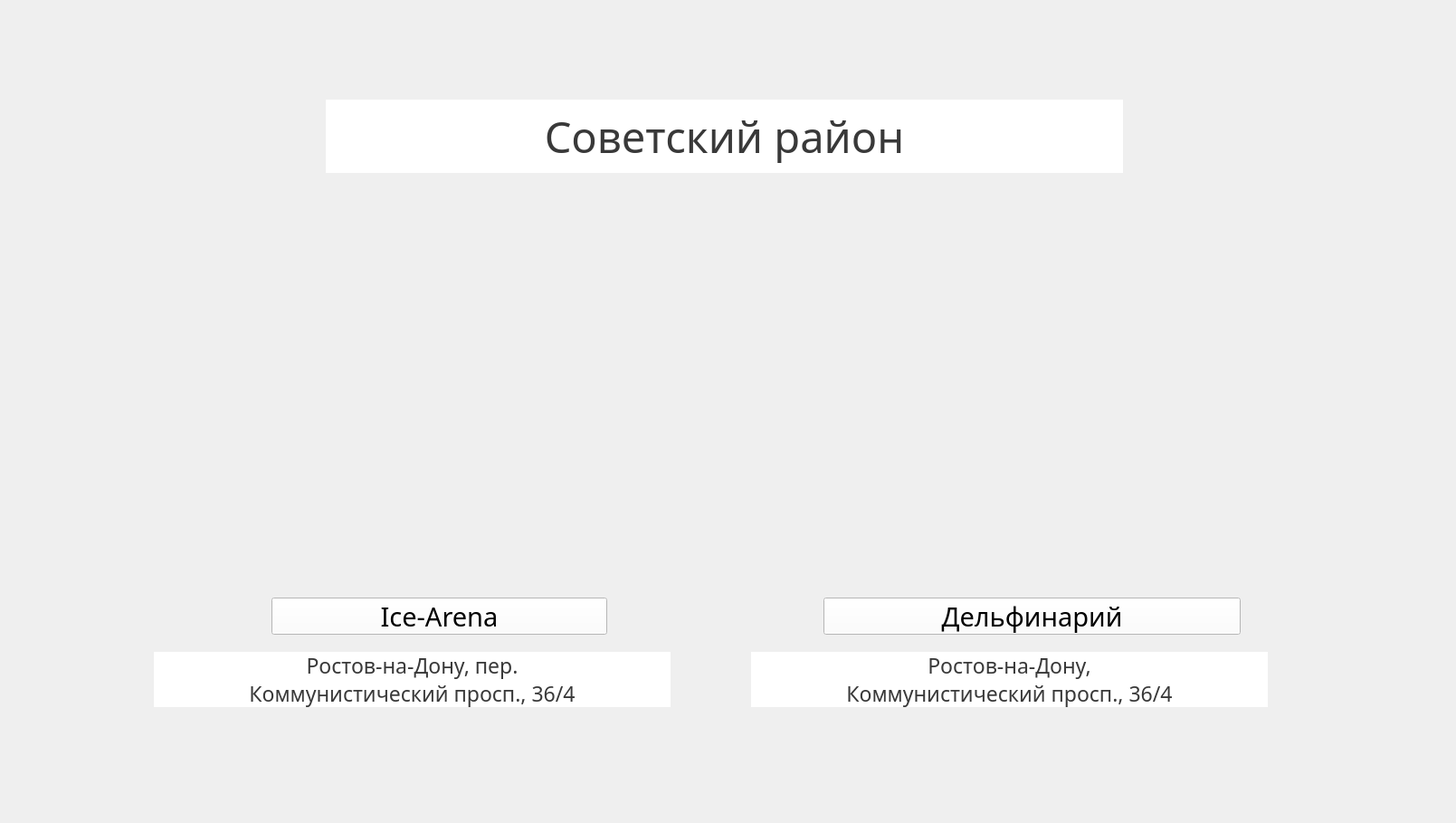
    <widget class="QWidget" name="Soviet_area_Page_24">
     <widget class="QLabel" name="Dolphinarium_photo">
      <property name="geometry">
       <rect>
        <x>826</x>
        <y>265</y>
        <width>620</width>
        <height>333</height>
       </rect>
      </property>
      <property name="text">
       <string/>
      </property>
      <property name="pixmap">
       <pixmap>8.jpg</pixmap>
      </property>
     </widget>
     <widget class="QLabel" name="label_46">
      <property name="geometry">
       <rect>
        <x>170</x>
        <y>720</y>
        <width>571</width>
        <height>61</height>
       </rect>
      </property>
      <property name="font">
       <font>
        <family>Monotype Corsiva</family>
        <pointsize>17</pointsize>
        <weight>50</weight>
        <italic>false</italic>
        <bold>false</bold>
        <underline>false</underline>
        <strikeout>false</strikeout>
       </font>
      </property>
      <property name="styleSheet">
       <string notr="true">background-color: #FFFFFF;
color:rgb(57, 57, 57);</string>
      </property>
      <property name="text">
       <string>Ростов-на-Дону, пер. 
Коммунистический просп., 36/4</string>
      </property>
      <property name="alignment">
       <set>Qt::AlignCenter</set>
      </property>
     </widget>
     <widget class="QPushButton" name="switch_Dolphinarium_pushButton">
      <property name="geometry">
       <rect>
        <x>910</x>
        <y>660</y>
        <width>461</width>
        <height>41</height>
       </rect>
      </property>
      <property name="font">
       <font>
        <family>Monotype Corsiva</family>
        <pointsize>22</pointsize>
       </font>
      </property>
      <property name="styleSheet">
       <string notr="true">background-color:#FFFFFF;</string>
      </property>
      <property name="text">
       <string>Дельфинарий</string>
      </property>
     </widget>
     <widget class="QLabel" name="label_47">
      <property name="geometry">
       <rect>
        <x>360</x>
        <y>110</y>
        <width>881</width>
        <height>81</height>
       </rect>
      </property>
      <property name="font">
       <font>
        <family>Monotype Corsiva</family>
        <pointsize>35</pointsize>
       </font>
      </property>
      <property name="styleSheet">
       <string notr="true">background-color: #FFFFFF;
color:rgb(57, 57, 57);</string>
      </property>
      <property name="text">
       <string>Советский район</string>
      </property>
      <property name="alignment">
       <set>Qt::AlignCenter</set>
      </property>
     </widget>
     <widget class="QPushButton" name="switch_Ice_Arena_pushButton">
      <property name="geometry">
       <rect>
        <x>300</x>
        <y>660</y>
        <width>371</width>
        <height>41</height>
       </rect>
      </property>
      <property name="font">
       <font>
        <family>Monotype Corsiva</family>
        <pointsize>22</pointsize>
       </font>
      </property>
      <property name="styleSheet">
       <string notr="true">background-color:#FFFFFF;</string>
      </property>
      <property name="text">
       <string>Ice-Arena</string>
      </property>
     </widget>
     <widget class="QLabel" name="label_48">
      <property name="geometry">
       <rect>
        <x>0</x>
        <y>0</y>
        <width>1600</width>
        <height>900</height>
       </rect>
      </property>
      <property name="text">
       <string/>
      </property>
      <property name="pixmap">
       <pixmap>4.png</pixmap>
      </property>
     </widget>
     <widget class="QLabel" name="Ice_Arena_photo">
      <property name="geometry">
       <rect>
        <x>153</x>
        <y>265</y>
        <width>620</width>
        <height>333</height>
       </rect>
      </property>
      <property name="text">
       <string/>
      </property>
      <property name="pixmap">
       <pixmap>8.jpg</pixmap>
      </property>
     </widget>
     <widget class="QLabel" name="label_49">
      <property name="geometry">
       <rect>
        <x>830</x>
        <y>720</y>
        <width>571</width>
        <height>61</height>
       </rect>
      </property>
      <property name="font">
       <font>
        <family>Monotype Corsiva</family>
        <pointsize>17</pointsize>
        <weight>50</weight>
        <italic>false</italic>
        <bold>false</bold>
        <underline>false</underline>
        <strikeout>false</strikeout>
       </font>
      </property>
      <property name="styleSheet">
       <string notr="true">background-color: #FFFFFF;
color:rgb(57, 57, 57);</string>
      </property>
      <property name="text">
       <string>Ростов-на-Дону, 
Коммунистический просп., 36/4</string>
      </property>
      <property name="alignment">
       <set>Qt::AlignCenter</set>
      </property>
     </widget>
     <widget class="QPushButton" name="switch_Soviet_area__Areas_Page_pushButton">
      <property name="geometry">
       <rect>
        <x>30</x>
        <y>50</y>
        <width>171</width>
        <height>81</height>
       </rect>
      </property>
      <property name="styleSheet">
       <string notr="true">background-color: rgba(0,0,0,0);
border: none;</string>
      </property>
      <property name="text">
       <string/>
      </property>
     </widget>
     <zorder>label_48</zorder>
     <zorder>Ice_Arena_photo</zorder>
     <zorder>Dolphinarium_photo</zorder>
     <zorder>label_46</zorder>
     <zorder>label_47</zorder>
     <zorder>label_49</zorder>
     <zorder>switch_Soviet_area__Areas_Page_pushButton</zorder>
     <zorder>switch_Ice_Arena_pushButton</zorder>
     <zorder>switch_Dolphinarium_pushButton</zorder>
    </widget>
